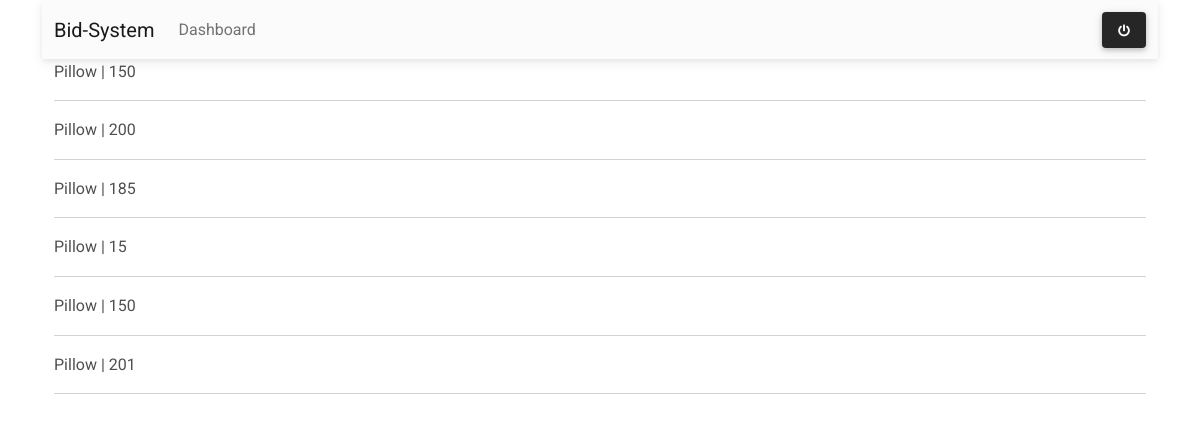
/bid-list/ (signed in), run on the app's committed database.
### bidding/models.py (models this page shows, shortened)
class Bid(models.Model):
    item = models.ForeignKey(Item, on_delete=models.CASCADE)
    buyer = models.ForeignKey(User, on_delete=models.CASCADE)
    price = models.IntegerField()
    def __str__(self):
        return f'{self.item.name} | {self.price}'

class Item(models.Model):
    seller = models.ForeignKey(User, on_delete=models.CASCADE)
    name = models.CharField(max_length=50)
    min_price = models.IntegerField()

### bidding/views.py (the view)
# urls.py: path('bid-list/', views.BidListView.as_view(), name='bid-list'),
class BidListView(ListView):
    model = Bid

### bidding/templates/bidding/bid_list.html
{% extends 'base.html' %}
{% block content %}
    {% for bid in object_list %}
        {{ bid }}
        <hr>
    {% endfor %}
{% endblock content%}

### data on the page
Bid: item+price "Pillow | 150"
Bid: item+price "Pillow | 200"
Bid: item+price "Pillow | 185"
Bid: item+price "Pillow | 15"
Bid: item+price "Pillow | 150"
Bid: item+price "Pillow | 201"
